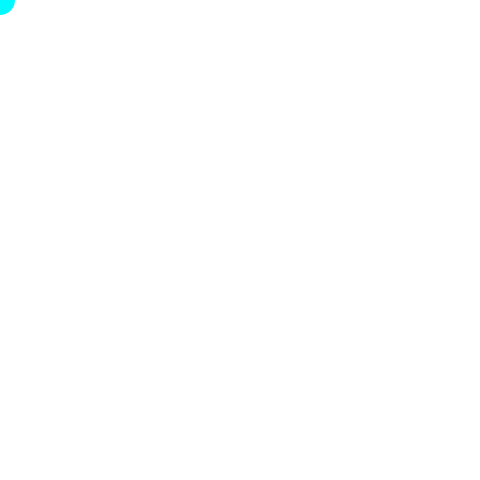
Frame 1 (no input)
Frame 60 (the mouse pressed at the canvas centre just before this capture): identical to frame 1, image omitted
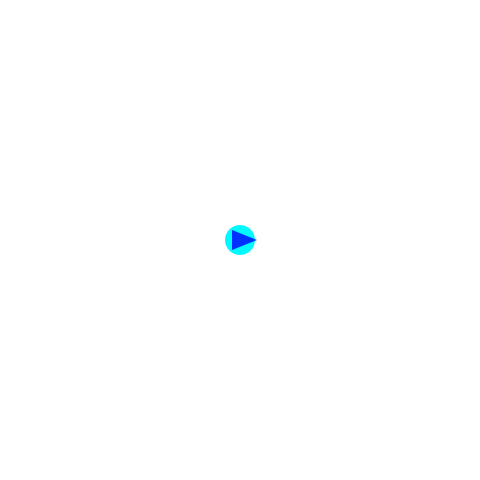
Frame 120 (the mouse held since frame 60 and released just before this capture)

The Processing sketch that drew these frames (run headless with seeded random() and noise(); from frame 60 on, the mouse is pressed at the canvas centre):

// Processing sketch: bullet
// ── bullet.pde
void setup() {
  size(480, 480);
  noStroke();
  fill(255);
}

int mx = -50, my = -50;
void draw() {
  background(255);
  fill(0, 250, 255);
  ellipse(mouseX, mouseY, 30, 30);
  if (mousePressed) {
    mx = mouseX;
    my = mouseY;
  } else {
    fill(255);
  }
  mx += 2;
  fill(0, 50, 255);
  triangle(mx + 15, my, mx - 10, my + 10, mx - 10, my - 10);
}
